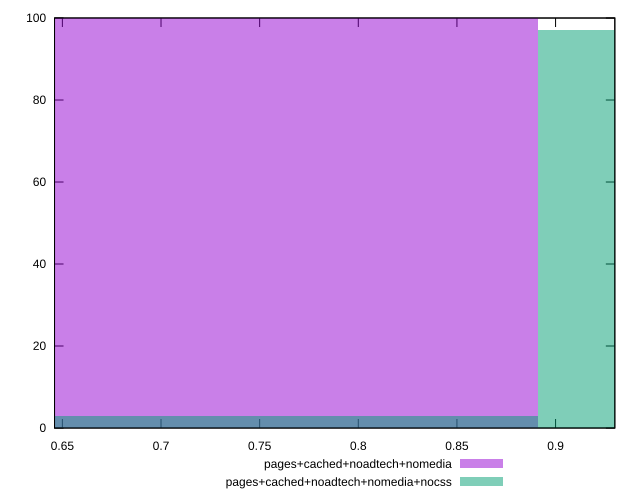

Recreate this plot in gnuplot.
reset

$pagesCachedNoadtechNomedia <<EOF
0.76391999128573 100
EOF

$pagesCachedNoadtechNomediaNocss <<EOF
1.0185599883809733 97
0.76391999128573 3
EOF

set key outside below
set boxwidth 0.2546399970952433
set xrange [0.6460248286354425:0.9300339275443932]
set yrange [0:100]
set trange [0:100]
set style fill transparent solid 0.5 noborder
set terminal svg size 640, 500 enhanced background rgb 'white'
set output "report_00009_2021-02-08T22-37-41.559Z/meta/pScore/comparison/histogram/3_vs_4.svg"

plot $pagesCachedNoadtechNomedia title "pages+cached+noadtech+nomedia" with boxes, \
     $pagesCachedNoadtechNomediaNocss title "pages+cached+noadtech+nomedia+nocss" with boxes

reset
